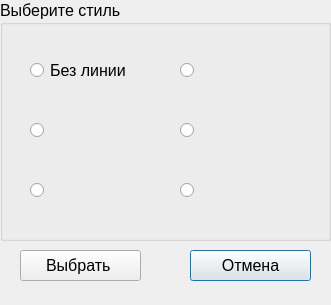
<?xml version="1.0" encoding="UTF-8"?>
<ui version="4.0">
 <class>pen_style_dialog</class>
 <widget class="QDialog" name="pen_style_dialog">
  <property name="geometry">
   <rect>
    <x>0</x>
    <y>0</y>
    <width>331</width>
    <height>305</height>
   </rect>
  </property>
  <property name="windowTitle">
   <string>Стиль линии</string>
  </property>
  <widget class="QGroupBox" name="groupBox">
   <property name="geometry">
    <rect>
     <x>0</x>
     <y>0</y>
     <width>331</width>
     <height>241</height>
    </rect>
   </property>
   <property name="font">
    <font>
     <pointsize>12</pointsize>
    </font>
   </property>
   <property name="title">
    <string>Выберите стиль</string>
   </property>
   <widget class="QRadioButton" name="radioButton_1">
    <property name="geometry">
     <rect>
      <x>30</x>
      <y>40</y>
      <width>131</width>
      <height>61</height>
     </rect>
    </property>
    <property name="text">
     <string>Без линии</string>
    </property>
    <property name="iconSize">
     <size>
      <width>100</width>
      <height>100</height>
     </size>
    </property>
   </widget>
   <widget class="QRadioButton" name="radioButton_2">
    <property name="geometry">
     <rect>
      <x>30</x>
      <y>100</y>
      <width>131</width>
      <height>61</height>
     </rect>
    </property>
    <property name="text">
     <string/>
    </property>
    <property name="icon">
     <iconset>
      <normaloff>img/brush1.png</normaloff>img/brush1.png</iconset>
    </property>
    <property name="iconSize">
     <size>
      <width>100</width>
      <height>100</height>
     </size>
    </property>
   </widget>
   <widget class="QRadioButton" name="radioButton_3">
    <property name="geometry">
     <rect>
      <x>30</x>
      <y>160</y>
      <width>131</width>
      <height>61</height>
     </rect>
    </property>
    <property name="text">
     <string/>
    </property>
    <property name="icon">
     <iconset>
      <normaloff>img/brush1.png</normaloff>img/brush1.png</iconset>
    </property>
    <property name="iconSize">
     <size>
      <width>100</width>
      <height>100</height>
     </size>
    </property>
   </widget>
   <widget class="QRadioButton" name="radioButton_4">
    <property name="geometry">
     <rect>
      <x>180</x>
      <y>40</y>
      <width>131</width>
      <height>61</height>
     </rect>
    </property>
    <property name="text">
     <string/>
    </property>
    <property name="icon">
     <iconset>
      <normaloff>img/brush1.png</normaloff>img/brush1.png</iconset>
    </property>
    <property name="iconSize">
     <size>
      <width>100</width>
      <height>100</height>
     </size>
    </property>
   </widget>
   <widget class="QRadioButton" name="radioButton_5">
    <property name="geometry">
     <rect>
      <x>180</x>
      <y>100</y>
      <width>131</width>
      <height>61</height>
     </rect>
    </property>
    <property name="text">
     <string/>
    </property>
    <property name="icon">
     <iconset>
      <normaloff>img/brush1.png</normaloff>img/brush1.png</iconset>
    </property>
    <property name="iconSize">
     <size>
      <width>100</width>
      <height>100</height>
     </size>
    </property>
   </widget>
   <widget class="QRadioButton" name="radioButton_6">
    <property name="geometry">
     <rect>
      <x>180</x>
      <y>160</y>
      <width>131</width>
      <height>61</height>
     </rect>
    </property>
    <property name="text">
     <string/>
    </property>
    <property name="icon">
     <iconset>
      <normaloff>img/brush1.png</normaloff>img/brush1.png</iconset>
    </property>
    <property name="iconSize">
     <size>
      <width>100</width>
      <height>100</height>
     </size>
    </property>
   </widget>
  </widget>
  <widget class="QPushButton" name="pushButton_2">
   <property name="geometry">
    <rect>
     <x>190</x>
     <y>250</y>
     <width>121</width>
     <height>31</height>
    </rect>
   </property>
   <property name="font">
    <font>
     <pointsize>12</pointsize>
    </font>
   </property>
   <property name="text">
    <string>Отмена</string>
   </property>
  </widget>
  <widget class="QPushButton" name="pushButton">
   <property name="geometry">
    <rect>
     <x>20</x>
     <y>250</y>
     <width>121</width>
     <height>31</height>
    </rect>
   </property>
   <property name="font">
    <font>
     <pointsize>12</pointsize>
    </font>
   </property>
   <property name="text">
    <string>Выбрать </string>
   </property>
  </widget>
 </widget>
 <resources/>
 <connections/>
</ui>
